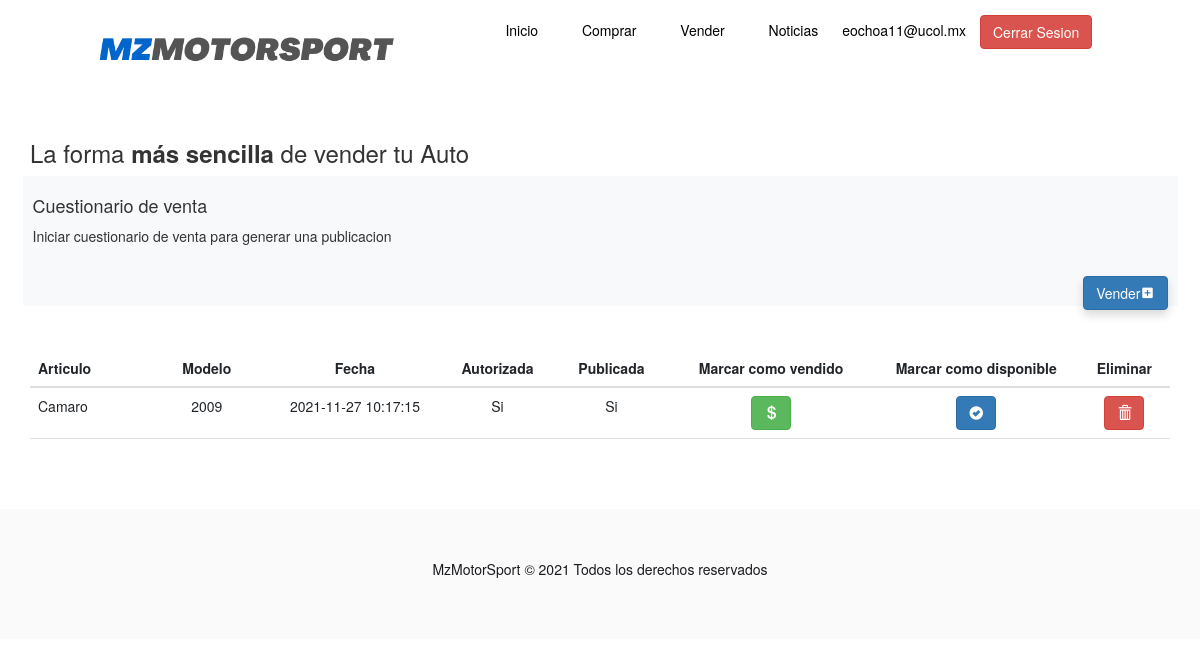
Screenshot of /usuarios/Vauto.php (signed in) with the database file from the repository.
### tables this page shows
CREATE TABLE `autos` (
  `id` int(11) NOT NULL,
  `email_usuario` varchar(30) NOT NULL,
  `articulo` varchar(40) NOT NULL,
  `modelo` varchar(30) NOT NULL,
  `color` varchar(20) NOT NULL,
  `km` varchar(10) NOT NULL,
  `precio` varchar(11) NOT NULL,
  `comentario` varchar(11) NOT NULL,
  `imagen` varchar(60) NOT NULL,
  `fecha` datetime NOT NULL,
  `vendido` varchar(5) NOT NULL,
  `autorizada` varchar(5) NOT NULL
);

### usuarios/Vauto.php (the view, shortened to what this page needs)
<!DOCTYPE html>
<html lang="es">
<head>
  <link href='https://unpkg.com/boxicons@2.0.9/css/boxicons.min.css' rel='stylesheet'>
  <link href="https://cdn.jsdelivr.net/npm/bootstrap@5.1.1/dist/css/bootstrap.min.css" rel="stylesheet">
   <link rel="stylesheet" href="../css/styles.css">
  <link rel="stylesheet" href="../bootstrap/css/bootstrap.min.css">
</head>
<body>
<?php
  if(isset($_SESSION['usuarios_login']))
  {
    global $correo;
    $correo = $_SESSION['usuarios_login'];
  }
?>
  <header class="herov2">
    <nav class="nav_hero">
      <div class="container nav_container">
        <div class="logo">
          <img class="logo_name" src="../assets/img/MZMOTORSPORTLOGO.png" alt="">
        </div>
        <ul class="links">
          <li class="link-menu-items"><a href="../index.html" class="link">Inicio</a></li>
          <li class="link-menu-items"><a href="../Cauto.php" class="link">Comprar</a></li>
          <li class="link-menu-items"><a href=" Vauto.php" class="link">Vender</a></li>
          <li class="link-menu-items"><a href="#" class="link">Noticias</a></li>
          <?php echo $correo;?>
          <li class="link-menu-items"><a href="../cerrar_sesion.php" class="btn btn-danger">Cerrar Sesion</a></li>
        </ul>
      </div>
    </nav>
</header>
<section class="container">
  <h3>La forma <strong>más sencilla</strong> de vender tu Auto</h3>
  <div class="row">
   <div class="col">
     <div class="p-3 pb-5 bg-light">
       <h4>Cuestionario de venta</h4>
       <p>Iniciar cuestionario de venta para generar una publicacion</p><br>
          <button type="button" id="btn-nueva-cita"
          class="btn btn-primary d-inline float-end shadow" data-bs-toggle="modal" data-bs-target="#modal-nueva-cita" style="color:rgb(255, 255, 255);">Vender<i class='bx bxs-plus-square' ></i></button>
      </div>
    </div>
  </div>
  <br><br>
  <table class="table">
    <thead class="table-ligth">
        <tr>
            <th width="10%">Articulo</th>
            <th class="centro">Modelo</th>
            <th class="centro" width="15%">Fecha</th>
            <th class="centro" width="10%">Autorizada</th>
            <th class="centro" width="10%">Publicada</th>
            <th class="centro" width="15%">Marcar como vendido</th>
            <th class="centro" width="15%">Marcar como disponible</th>
            <th class="centro" width="8%">Eliminar</th>
        </tr>
    </thead>
<?php
  $miconexion = mysqli_connect("localhost", "root", "", "mz_motorsports");
  $query="SELECT id,email_usuario,articulo,modelo, fecha, autorizada, vendido FROM autos where email_usuario = '$correo'";
  if($result_contenido = mysqli_query($miconexion,$query))
  {
  while($row=mysqli_fetch_array($result_contenido))
  {
  ?>
  <tr>
    <td><?php echo $row["articulo"]; ?></td>
    <td class="centro"><?php echo $row['modelo'];?></td>
    <td class="centro"><?php echo $row["fecha"]; ?></td>
    <td class="centro"><?php echo $row["autorizada"]; ?></td>
    <td class="centro"><?php echo $row["vendido"]; ?></td>
    <td class="centro" width="18%"><a href="marcar_vendido.php?id=<?php echo $row['id']?>" class = "btn btn-success" name="btn_borrar_user"><span class="glyphicon glyphicon-usd" aria-hidden="true"></a></span></td>
    <td class="centro" width="18%"><a href="marcar_disponible.php?id=<?php echo $row['id']?>" class = "btn btn-primary" name="btn_borrar_user"><span class="glyphicon glyphicon-ok-sign" aria-hidden="true"></a></span></td>
    <td class="centro" width="8%"><a href="eliminar_articulo.php?id=<?php echo $row['id']?>" class = "btn btn-danger" name="btn_borrar_user"><span class="glyphicon glyphicon-trash" aria-hidden="true"></a></span></td>
  </tr>
  <?php
  }
  }
  ?>
  </table>
</section>
<footer class="footer">
  <div class="container footer_caption">
    <div class="footer_copy">
      <p class=".copyright">MzMotorSport &copy; 2021 Todos los derechos reservados</p>
    </div>
  </div>
</footer>
</body>
</html>

### css/styles.css (style rules this page uses)
:root { --blue1:#0066cc; --blue2:#3399cc; --light:#ffffff80; --black1:#1A1B1F; --shadow: 0 8px 8px; --color_shadow: #00000033; }
* { margin: 0; padding: 0; box-sizing: border-box; }
body { font-family: 'Roboto', sans-serif; }
.container { width: 90%; max-width: 1500px; margin: 0 auto; overflow: hidden; padding: 50px 0; height: auto; }
.herov2 { width: 100%; }
.nav_hero { color: rgb(0, 0, 0); height: 70px; border-bottom: 1px solid rgba(255,255,255, 0.1); }
.nav_container { display: flex; align-items: center; justify-content: space-between; height: inherit; padding: 0; }
.logo_name { width: 300px; height: 300px; }
.link-menu-items { display: inline-block; color: inherit; text-decoration: none; font-weight: 300; padding: 10px; }
.link { display: inline-block; color: inherit; text-decoration: none; font-weight: 300; padding: 10px; }
.footer { background: #fafafa; }
.footer_caption { display: flex; flex-wrap: wrap-reverse; justify-content: space-evenly; }
.footer_copy { color: var(--black1); display: flex; flex-wrap: wrap; }

### usuarios/Vauto.php (style rules this page uses)
td.centro { text-align: center; }
th.centro { text-align: center; }

### rows the page displays
autos: articulo "Camaro", modelo "2009", fecha "2021-11-27 10:17:15", autorizada "Si", vendido "Si"

### other values shown
$correo "eochoa11@ucol.mx"
